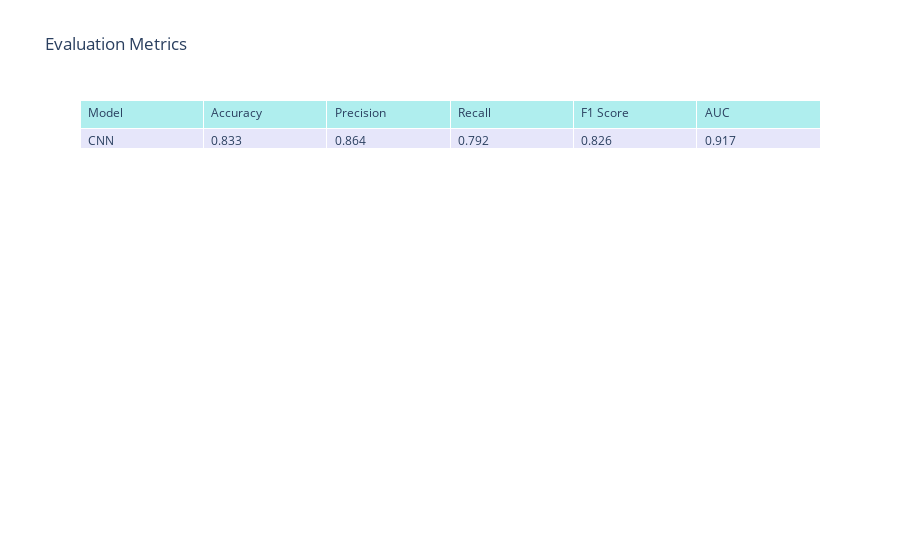

The cell this chart's notebook holds for it:
### Markdown cell above
### Evaluate CNNClassifier on test data

### Code cell
test_metrics_cnn = evaluate_cnn_model(model_BERT_CNN_Classifier, test_dataset_cnn)
plot_metrics_table(test_metrics_cnn)

### Figure 1 — Plotly figure (JSON) as saved in the notebook; plotly's stock layout.template omitted (floating-point values rounded to 4 significant figures)
{"data": [{"cells": {"align": "left", "fill": {"color": "lavender"}, "values": [["CNN"], [0.833], [0.864], [0.792], [0.826], [0.917]]}, "header": {"align": "left", "fill": {"color": "paleturquoise"}, "values": ["Model", "Accuracy", "Precision", "Recall", "F1 Score", "AUC"]}, "type": "table"}], "layout": {"title": {"text": "Evaluation Metrics"}}}
